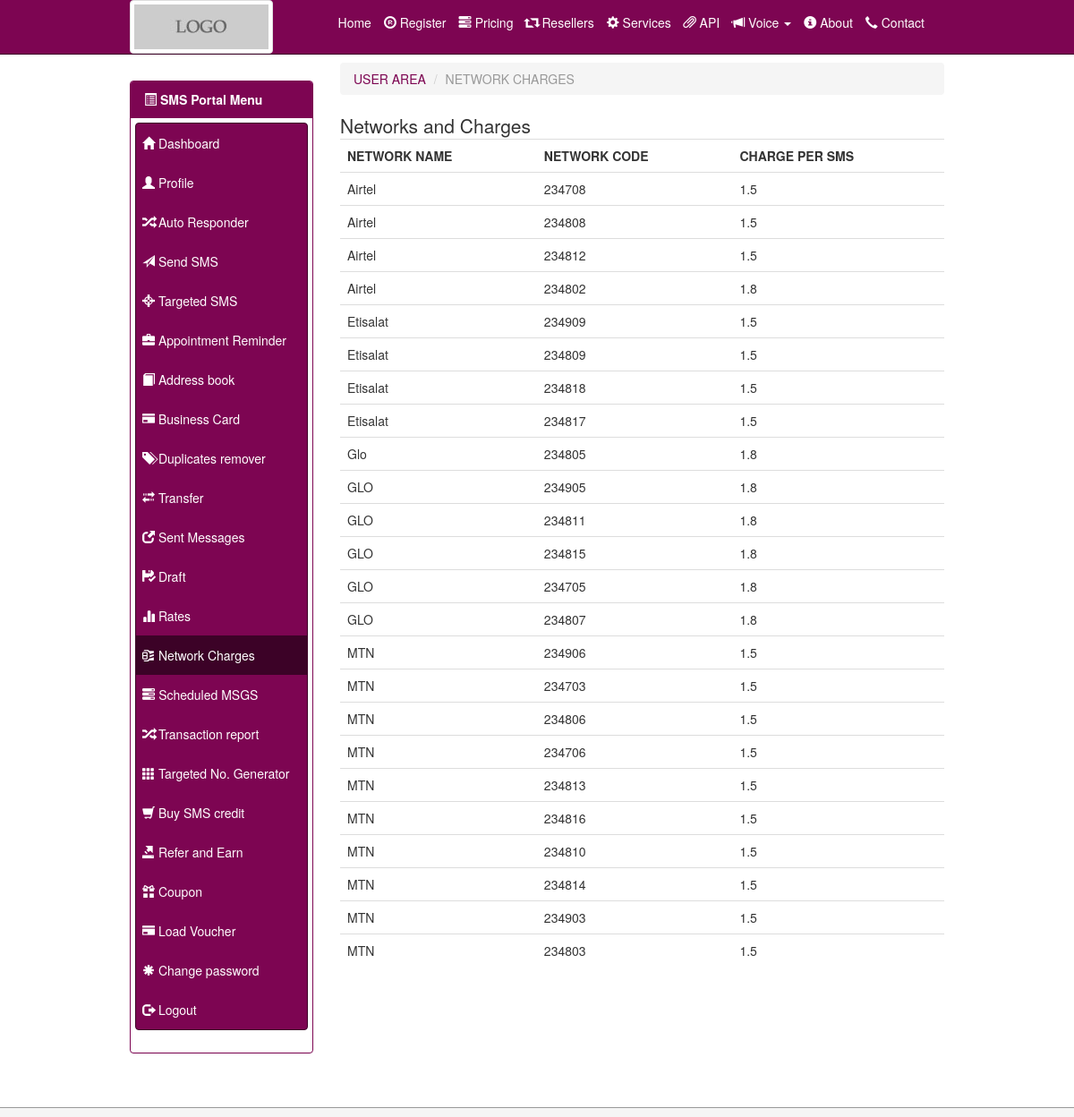
/users/network.php, run on the app's committed database.
### tables this page shows
CREATE TABLE IF NOT EXISTS `network` (
  `id` bigint(20) NOT NULL AUTO_INCREMENT,
  `ncode` bigint(20) NOT NULL,
  `ucost` double NOT NULL,
  `name` varchar(100) NOT NULL,
  PRIMARY KEY (`id`),
  UNIQUE KEY `network_unique` (`ncode`)
);

### functions/connection.php (called while the page is built, shortened)
<?php
if($page != 'setup')
{
$con_num = mysql_query("select tell, sid, surl, sname, email, description, style from info where id = 1");
$con_num_row = mysql_fetch_row($con_num);
$cstyle = $con_num_row[6];
}
?>

### objects/query.php (called while the page is built, shortened)
<?php
class select extends forms{
var $query;
function pick($table, $columns, $where, $where_val, $limit, $type, $order, $group, $symbol, $comparison)
{
	if($where == '')
	{
		if($group == '')
		{
		if($order == '')
		{
		if($limit == '')
		{
	$this->query = mysql_query("select $columns from $table");
		}
		else
		{
	$this->query = mysql_query("select $columns from $table limit $limit");
		}
		}
		else
		{
			if($limit == '')
		{
	$this->query = mysql_query("select $columns from $table order by $order");
		}
		else
		{
	$this->query = mysql_query("select $columns from $table order by $order limit $limit");
		}
		}
		}
	}
	if($this->query)
	{
	$this->count = mysql_num_rows($this->query);
	}
}
}
?>

### users/network.php (the view, shortened to what this page needs)
<?php
$page = 'anetwork';
include('../functions/connection.php');
include('../objects/query.php');
?>
<!DOCTYPE html>
<html lang="en">
  <head>
    <link href="../dist/css/<?php echo $cstyle;?>" rel="stylesheet">
    <link href="../css/starter-template.css" rel="stylesheet">
    <link href="../css/sticky-footer-navbar.css" rel="stylesheet">
  </head>
  <body>
    <div class="container">
    <?php
	include('../body/head.php');
	?>
    <div class="row">
  <?php
  include('../body/sidex.php');
  ?>
  <div class="col-md-9">
  <ol class="breadcrumb">
  <li><a href="index.php">USER AREA</a></li>
  <li class="active">NETWORK CHARGES</li>
</ol>
  <span class="lead">Networks and Charges</span>
  <?php
  $gn = new select();
  $gn->pick('network', 'id, ncode, ucost, name', '', '', '', 'record', 'name', '', '', '');
  if($gn->count > 0)
  {
  ?>
  <div class="table-responsive">
  <table class="table">
  <tr>
  <th>NETWORK NAME</th>
  <th>NETWORK CODE</th>
  <th>CHARGE PER SMS</th>
  </tr>
  <?php
  while($gn_row = mysql_fetch_row($gn->query))
  {
  ?>
  <tr>
  <td><?php echo $gn_row[3];?></td>
  <td><?php echo $gn_row[1];?></td>
  <td><?php echo $gn_row[2];?></td>
  </tr>
  <?php
  }
  ?>
  </table>
  </div>
  <?php
  }
  else
  {
	  echo $gn->error_msg;
  }
  ?>
  </div>
  </div>
    </div>
    <?php
	include('../body/foot.php');
	?>
  </body>
</html>

### css/starter-template.css (style rules this page uses)
body { padding-top: 70px; }

### css/sticky-footer-navbar.css (style rules this page uses)
html, body { height: 100%; }

### data on the page
network: name "Airtel", ncode "234708", ucost "1.5"
network: name "Airtel", ncode "234808", ucost "1.5"
network: name "Airtel", ncode "234812", ucost "1.5"
network: name "Airtel", ncode "234802", ucost "1.8"
network: name "Etisalat", ncode "234909", ucost "1.5"
network: name "Etisalat", ncode "234809", ucost "1.5"
network: name "Etisalat", ncode "234818", ucost "1.5"
network: name "Etisalat", ncode "234817", ucost "1.5"
network: name "Glo", ncode "234805", ucost "1.8"
network: name "GLO", ncode "234905", ucost "1.8"
network: name "GLO", ncode "234811", ucost "1.8"
network: name "GLO", ncode "234815", ucost "1.8"
network: name "GLO", ncode "234705", ucost "1.8"
network: name "GLO", ncode "234807", ucost "1.8"
network: name "MTN", ncode "234906", ucost "1.5"
network: name "MTN", ncode "234703", ucost "1.5"
network: name "MTN", ncode "234806", ucost "1.5"
network: name "MTN", ncode "234706", ucost "1.5"
network: name "MTN", ncode "234813", ucost "1.5"
network: name "MTN", ncode "234816", ucost "1.5"
network: name "MTN", ncode "234810", ucost "1.5"
network: name "MTN", ncode "234814", ucost "1.5"
network: name "MTN", ncode "234903", ucost "1.5"
network: name "MTN", ncode "234803", ucost "1.5"
